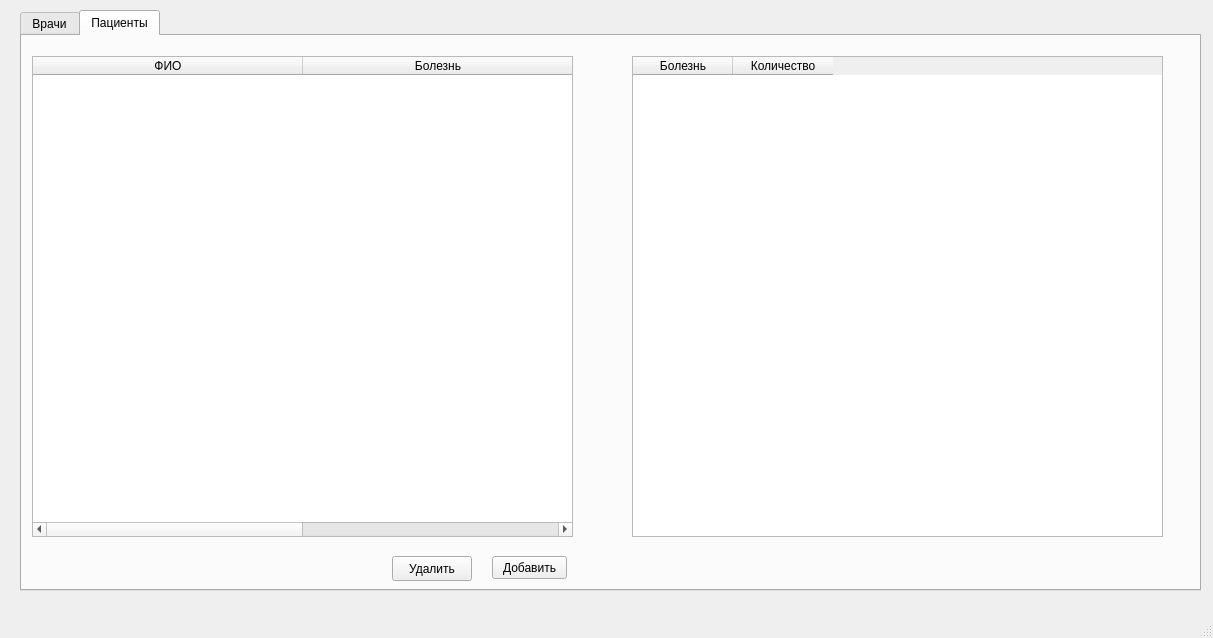
<?xml version="1.0" encoding="UTF-8"?>
<ui version="4.0">
 <class>MainWindow</class>
 <widget class="QMainWindow" name="MainWindow">
  <property name="geometry">
   <rect>
    <x>0</x>
    <y>0</y>
    <width>1213</width>
    <height>638</height>
   </rect>
  </property>
  <property name="windowTitle">
   <string>MainWindow</string>
  </property>
  <widget class="QWidget" name="centralwidget">
   <widget class="QTabWidget" name="tabWidget">
    <property name="geometry">
     <rect>
      <x>20</x>
      <y>10</y>
      <width>1181</width>
      <height>581</height>
     </rect>
    </property>
    <property name="tabShape">
     <enum>QTabWidget::Rounded</enum>
    </property>
    <property name="currentIndex">
     <number>1</number>
    </property>
    <property name="iconSize">
     <size>
      <width>40</width>
      <height>16</height>
     </size>
    </property>
    <property name="usesScrollButtons">
     <bool>true</bool>
    </property>
    <property name="documentMode">
     <bool>false</bool>
    </property>
    <widget class="QWidget" name="doc_page">
     <attribute name="title">
      <string>Врачи</string>
     </attribute>
     <widget class="QTableWidget" name="DoctableWidget">
      <property name="geometry">
       <rect>
        <x>10</x>
        <y>20</y>
        <width>1091</width>
        <height>481</height>
       </rect>
      </property>
      <property name="frameShape">
       <enum>QFrame::StyledPanel</enum>
      </property>
      <property name="sizeAdjustPolicy">
       <enum>QAbstractScrollArea::AdjustToContentsOnFirstShow</enum>
      </property>
      <property name="showGrid">
       <bool>true</bool>
      </property>
      <property name="sortingEnabled">
       <bool>true</bool>
      </property>
      <attribute name="horizontalHeaderMinimumSectionSize">
       <number>50</number>
      </attribute>
      <column>
       <property name="text">
        <string>ФИО</string>
       </property>
      </column>
      <column>
       <property name="text">
        <string>Специализация</string>
       </property>
      </column>
      <column>
       <property name="text">
        <string>Кабинет</string>
       </property>
      </column>
      <column>
       <property name="text">
        <string>ПН</string>
       </property>
      </column>
      <column>
       <property name="text">
        <string>ВТ</string>
       </property>
      </column>
      <column>
       <property name="text">
        <string>СР</string>
       </property>
      </column>
      <column>
       <property name="text">
        <string>ЧТ</string>
       </property>
      </column>
      <column>
       <property name="text">
        <string>ПТ</string>
       </property>
      </column>
     </widget>
     <widget class="QPushButton" name="pushButton">
      <property name="geometry">
       <rect>
        <x>1030</x>
        <y>510</y>
        <width>75</width>
        <height>23</height>
       </rect>
      </property>
      <property name="text">
       <string>Добавить</string>
      </property>
     </widget>
     <widget class="QPushButton" name="delButtonDoc">
      <property name="enabled">
       <bool>true</bool>
      </property>
      <property name="geometry">
       <rect>
        <x>920</x>
        <y>510</y>
        <width>80</width>
        <height>25</height>
       </rect>
      </property>
      <property name="text">
       <string>Удалить</string>
      </property>
     </widget>
    </widget>
    <widget class="QWidget" name="patient_page">
     <attribute name="title">
      <string>Пациенты</string>
     </attribute>
     <widget class="QTableWidget" name="PattableWidget">
      <property name="geometry">
       <rect>
        <x>10</x>
        <y>20</y>
        <width>541</width>
        <height>481</height>
       </rect>
      </property>
      <property name="frameShape">
       <enum>QFrame::StyledPanel</enum>
      </property>
      <property name="showGrid">
       <bool>true</bool>
      </property>
      <property name="sortingEnabled">
       <bool>true</bool>
      </property>
      <attribute name="horizontalHeaderDefaultSectionSize">
       <number>270</number>
      </attribute>
      <attribute name="horizontalHeaderMinimumSectionSize">
       <number>50</number>
      </attribute>
      <column>
       <property name="text">
        <string>ФИО</string>
       </property>
      </column>
      <column>
       <property name="text">
        <string>Болезнь</string>
       </property>
      </column>
     </widget>
     <widget class="QTableWidget" name="DistableWidget">
      <property name="geometry">
       <rect>
        <x>610</x>
        <y>20</y>
        <width>531</width>
        <height>481</height>
       </rect>
      </property>
      <property name="frameShape">
       <enum>QFrame::StyledPanel</enum>
      </property>
      <property name="showGrid">
       <bool>true</bool>
      </property>
      <property name="sortingEnabled">
       <bool>true</bool>
      </property>
      <attribute name="horizontalHeaderMinimumSectionSize">
       <number>50</number>
      </attribute>
      <column>
       <property name="text">
        <string>Болезнь</string>
       </property>
      </column>
      <column>
       <property name="text">
        <string>Количество</string>
       </property>
      </column>
     </widget>
     <widget class="QPushButton" name="pushButton_2">
      <property name="geometry">
       <rect>
        <x>470</x>
        <y>520</y>
        <width>75</width>
        <height>23</height>
       </rect>
      </property>
      <property name="text">
       <string>Добавить</string>
      </property>
     </widget>
     <widget class="QPushButton" name="delButtonPat">
      <property name="enabled">
       <bool>true</bool>
      </property>
      <property name="geometry">
       <rect>
        <x>370</x>
        <y>520</y>
        <width>80</width>
        <height>25</height>
       </rect>
      </property>
      <property name="text">
       <string>Удалить</string>
      </property>
     </widget>
    </widget>
   </widget>
  </widget>
  <widget class="QMenuBar" name="menubar">
   <property name="geometry">
    <rect>
     <x>0</x>
     <y>0</y>
     <width>1213</width>
     <height>22</height>
    </rect>
   </property>
  </widget>
  <widget class="QStatusBar" name="statusbar"/>
 </widget>
 <resources/>
 <connections/>
</ui>
